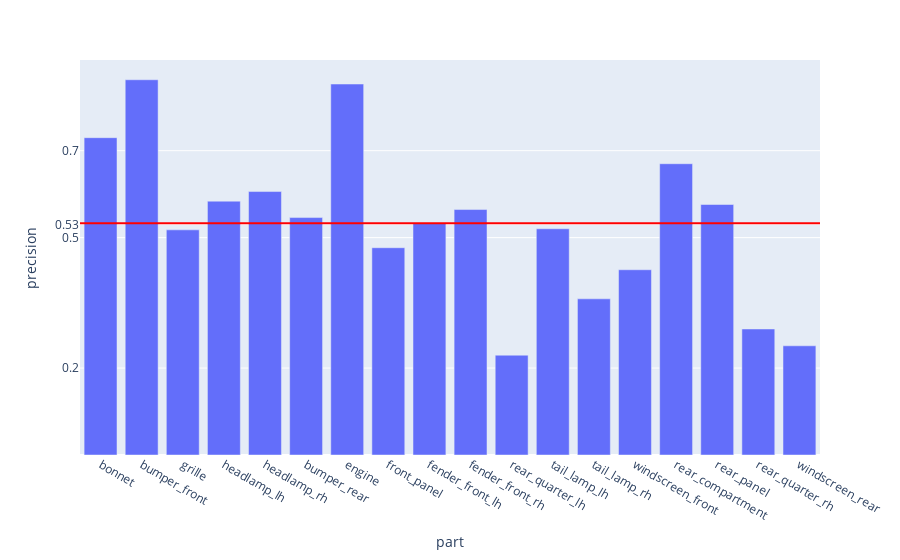

Here is the notebook cell this chart was saved with:
### Code cell
fig = px.bar(evalMetrics, x = 'part', y = 'precision')

fig.add_hline(y=avgPrecision, line_width=2, line_color="red")

fig.update_layout(
    yaxis = dict(
        tickmode = 'array',
        tickvals = [np.format_float_positional(avgPrecision, 2), 0.2, 0.5, 0.7],
    )
)
fig

### Figure 1 — Plotly figure (JSON) as saved in the notebook; plotly's stock layout.template omitted (floating-point values rounded to 4 significant figures)
{"data": [{"alignmentgroup": "True", "hovertemplate": "part=%{x}<br>precision=%{y}<extra></extra>", "legendgroup": "", "marker": {"color": "#636efa", "pattern": {"shape": ""}}, "name": "", "offsetgroup": "", "orientation": "v", "showlegend": false, "textposition": "auto", "type": "bar", "x": ["bonnet", "bumper_front", "grille", "headlamp_lh", "headlamp_rh", "bumper_rear", "engine", "front_panel", "fender_front_lh", "fender_front_rh", "rear_quarter_lh", "tail_lamp_lh", "tail_lamp_rh", "windscreen_front", "rear_compartment", "rear_panel", "rear_quarter_rh", "windscreen_rear"], "xaxis": "x", "y": [0.7299, 0.8632, 0.5179, 0.5839, 0.606, 0.5461, 0.8533, 0.4768, 0.5335, 0.5646, 0.2296, 0.5204, 0.3592, 0.4261, 0.67, 0.5762, 0.2899, 0.2512], "yaxis": "y"}], "layout": {"barmode": "relative", "legend": {"tracegroupgap": 0}, "margin": {"t": 60}, "shapes": [{"line": {"color": "red", "width": 2}, "type": "line", "x0": 0, "x1": 1, "xref": "x domain", "y0": 0.5332, "y1": 0.5332, "yref": "y"}], "xaxis": {"anchor": "y", "domain": [0, 1], "title": {"text": "part"}}, "yaxis": {"anchor": "x", "domain": [0, 1], "tickmode": "array", "tickvals": ["0.53", 0.2, 0.5, 0.7], "title": {"text": "precision"}}}}
